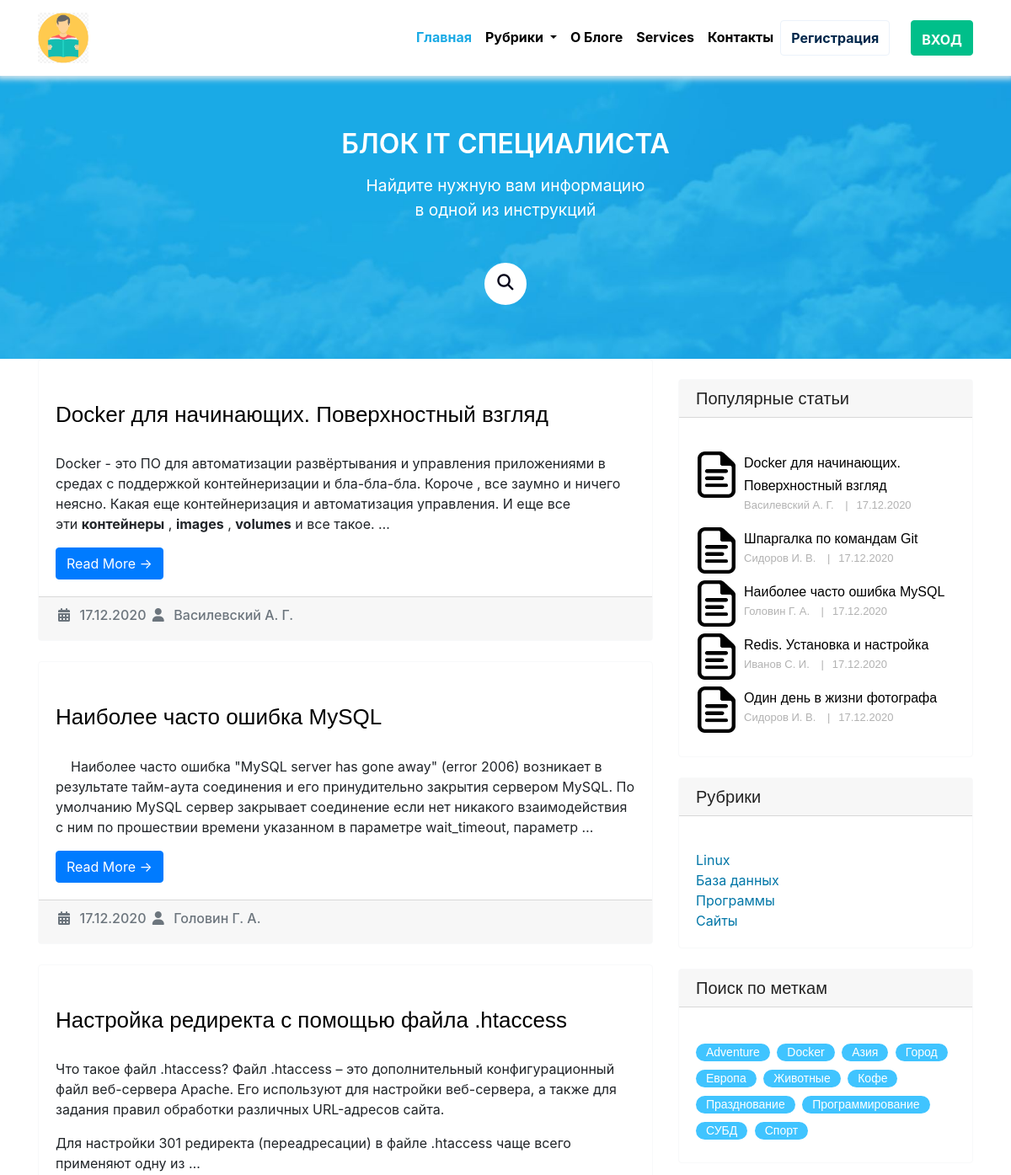
/ (upper part), run on an earlier commit of the app's database.
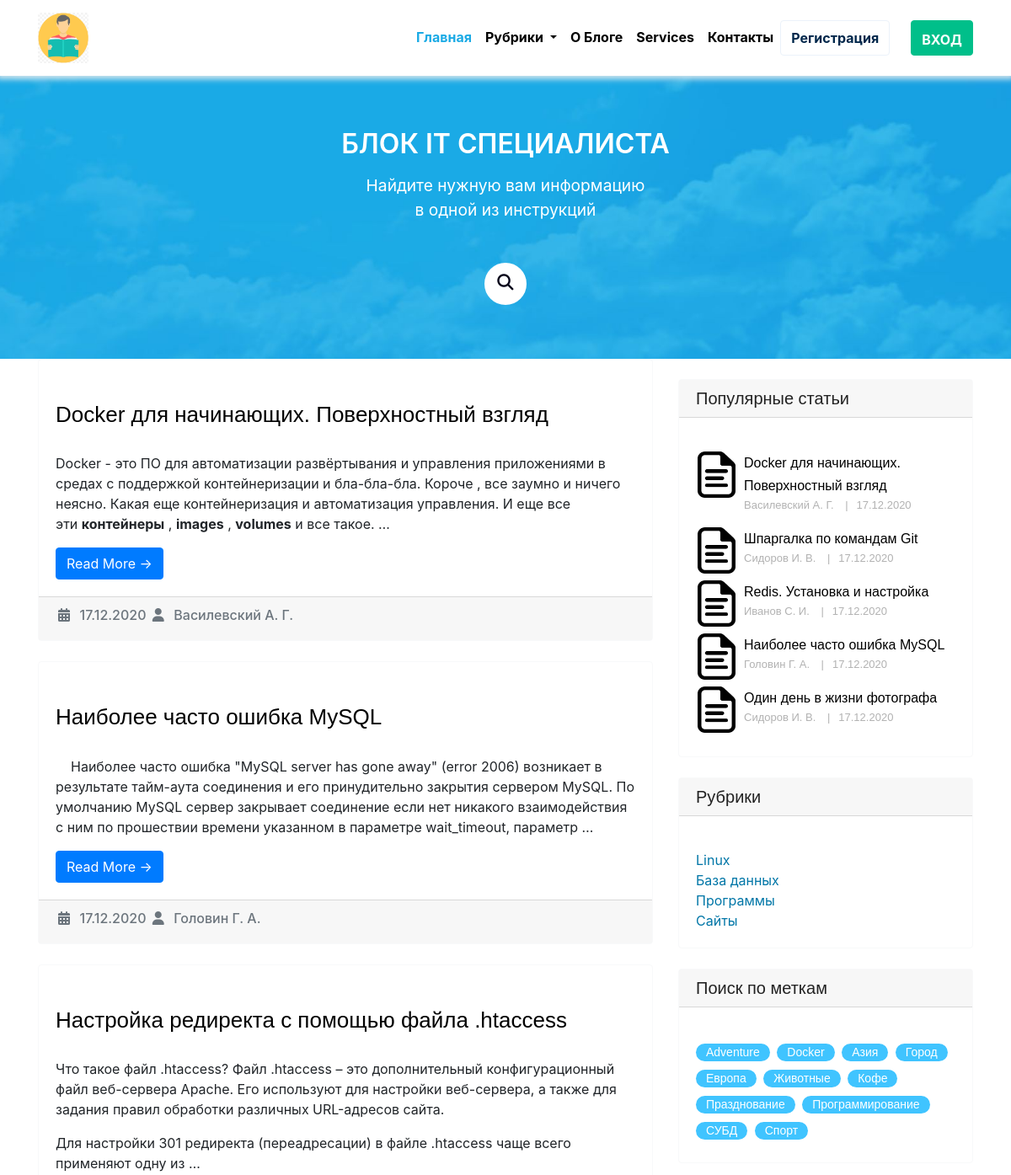
And on a later commit of the database.
### blog/models.py (models this page shows, shortened)
class Post(models.Model):
    title = models.CharField(max_length=255, verbose_name='Наименование')
    slug = models.SlugField(max_length=255, verbose_name='Url', unique=True)
    author = models.CharField(max_length=100, verbose_name='Автор')
    content = models.TextField()
    created_at = models.DateTimeField(auto_now_add=True, verbose_name='Опубликовано')
    photo = models.ImageField(upload_to='photos/%Y/%m/%d/', blank=True, verbose_name='Фото')
    views = models.IntegerField(default=0, verbose_name='Кол-во просмотров')
    category = models.ForeignKey(Category, on_delete=models.PROTECT, related_name='posts', verbose_name='Категория')
    tags = models.ManyToManyField(Tag, blank=True, related_name='posts', verbose_name='Tags')
    status = models.BooleanField(default=False, verbose_name='Статус')
    def get_absolute_url(self):
        return reverse('post', kwargs={"slug": self.slug})
    class Meta:
        verbose_name = 'Статья(ю)'
        verbose_name_plural ='Статьи'
        ordering = ['-created_at']

class Category(models.Model):
    title = models.CharField(max_length=255, verbose_name='Наименование')
    slug = models.SlugField(max_length=255, verbose_name='Url', unique=True)
    def get_absolute_url(self):
        return reverse('category', kwargs={"slug": self.slug})
    class Meta:
        verbose_name = 'Категория(ю)'
        verbose_name_plural ='Категории'
        ordering = ['title']

class Tag(models.Model):
    title = models.CharField(max_length=60, verbose_name='Наименование')
    slug = models.SlugField(max_length=50, verbose_name='Url', unique=True)
    def get_absolute_url(self):
        return reverse('tag', kwargs={"slug": self.slug})
    class Meta:
        verbose_name = 'Тег'
        verbose_name_plural ='Теги'
        ordering = ['title']

### blog/views.py (the view)
# urls.py: path('',Home.as_view() , name='home'),
class Home(ListView):
    model = Post
    template_name = 'blog/index.html'
    context_object_name = 'posts'
    paginate_by = 4
    def get_queryset(self):
        return Post.objects.filter(status=True)
    def get_context_data(self, *, object_list=None, **kwargs):
        context = super().get_context_data(**kwargs)
        context['title'] = 'Blog IT Специалиста'
        return context

### blog/templatetags/category.py (called while the page is built)
@register.inclusion_tag('blog/category_tpl.html')
def show_category():
    categories = Category.objects.all()
    return {"categories": categories}

@register.inclusion_tag('blog/menu_category_tpl.html')
def show_menu_category():
    categories = Category.objects.all()
    return {"categories": categories}

### blog/templatetags/sidebar.py (called while the page is built)
@register.inclusion_tag('blog/popular_posts_tpl.html')
def get_popular(cnt=3):
    posts = Post.objects.filter(status=True).order_by('-views')[:cnt]
    return {"posts": posts}

@register.inclusion_tag('blog/tags_tpl.html')
def get_tags():
    tags = Tag.objects.all()
    return {"tags": tags}

### subscription/templatetags/subscription_tags.py (called while the page is built)
@register.inclusion_tag("subscription/tags/form.html")
def subscription_form():
    return {"subscription_form": SubscriptionForm()}

### blog/templates/blog/index.html (shortened to what this page needs)
{% extends 'base.html' %}
{% load static %}
{% load sidebar %}
{% load category %}
{% block content %}
<section class="wrapper info-section">
	<div class="container 50%">
		<section>
			<header class="major">
				<h1>Блок IT специалиста</h1>
				<p>Найдите нужную вам информацию<br>в одной из инструкций</p>
			</header>
			<div class="row">
				<div class="12u 12u$(small)">
					<form action="{% url 'search' %}" method="GET">
            <i class="fa fa-search"></i>
          </form>
				</div>
			</div>
		</section>
	</div>
</section>
 <div class="container">
    <div class="row">
      <div class="col-md-8">
        {% for post in posts %}
        <div class="card border-light mb-4">
          <div class="card-body">
            <h4 class="card-title">{{ post.title }}</h4>
            <p class="card-text">{{ post.content|truncatewords_html:40|safe }}</p>
            <a href="{{ post.get_absolute_url }}" class="btn btn-primary">Read More &rarr;</a>
          </div>
          <div class="card-footer text-muted">
            <h6><i class="fa fa-calendar fa-fw"></i>&nbsp;&nbsp;{{ post.created_at|date:"d.m.Y" }}
              {% if post.author %}
                  <i class="fa fa-user fa-fw"></i>&nbsp;&nbsp;{{ post.author }}</h6>
              {% else %}
                  <i class="fa fa-user fa-fw"></i>&nbsp;&nbsp;Нет автора</h6>
              {% endif %}
          </div>
        </div>
        {% endfor %}
      </div>
      <div class="col-md-4">
      {% get_popular 5 %}
      {% show_category %}
      {% get_tags %}
      </div>
    </div>
  </div>
{% endblock %}

### templates/base.html (shortened to what this page needs)
{% load static %}
{% load cache %}
<!DOCTYPE html>
<html lang="en">
<head>
  <link rel="stylesheet" href="https://use.fontawesome.com/releases/v5.7.1/css/all.css">
  <link href="{% static 'vendor/bootstrap/css/bootstrap.min.css' %}" rel="stylesheet">
  <link href="{% static 'blog-home.css' %}" rel="stylesheet">
</head>
<body>
        {% cache 20 header %}
        {% include 'inc/_header.html' %}
        {% endcache %}
        {% block content %}{% endblock %}
</body>
</html>

### templates/inc/_header.html (shortened to what this page needs)
{% load static %}
{% load category %}
<nav class="navbar navbar-expand-lg navbar-light fixed-top" style="background-color: #fff;">
    <div class="container">
      <a class="navbar-brand" href="{% url 'home' %}"><img src="{% static 'img/student-education.png' %}"></a>
      <div class="collapse navbar-collapse" id="navbarResponsive">
        <ul class="navbar-nav ml-auto">
          <li class="nav-item active">
            <a class="nav-link" href="{% url 'home' %}">Главная
            </a>
          </li>
          <li class="nav-item dropdown">
            <a class="nav-link dropdown-toggle" href="#" id="navbarDropdown" role="button" data-toggle="dropdown" aria-haspopup="true" aria-expanded="false">
              Рубрики
            </a>
          </li>
          <li class="nav-item">
            <a class="nav-link" href="#">О Блоге</a>
          </li>
          <li class="nav-item">
            <a class="nav-link" href="#">Services</a>
          </li>
          <li class="nav-item">
            <a class="nav-link" href="#">Контакты</a>
          </li>
          {% if not user.is_authenticated %}
          <li class="nav-item">
            <a class="btn white-btn" href="#">Регистрация</a>
          </li>
          {% endif %}
          {% if user.is_authenticated %}
          <li class="nav-item dropdown">
            <a class="nav-link dropdown-toggle" href="#" id="navbarDropdown" role="button" data-toggle="dropdown" aria-haspopup="true" aria-expanded="false">
              {{ user.first_name }} {{ user.last_name }}
            </a>
            <div class="dropdown-menu" aria-labelledby="navbarDropdown">
              <a class="dropdown-item" href="{% url 'profile' %}">Профиль</a>
              <a class="dropdown-item" href="{% url 'logout' %}">Выход</a>
            </div>
          </li>
          {% else %}
          <li class="nav-item">
            <a class="btn green-btn" href="{% url 'login' %}">Вход</a>
          </li>
          {% endif %}
        </ul>
      </div>
    </div>
  </nav>

### blog/templates/blog/popular_posts_tpl.html
{% load static %}
<div class="card border-light my-4">
    <h5 class="card-header">Популярные статьи</h5>
    <div class="card-body">
        {% for post in posts %}
        <div class="portfolio-item-popular">
            <img src="{% static 'img/paper-icon.png' %}" alt="{{ post.title }}">
            <div class="portfolio-text">
                <h5><a href="{{ post.get_absolute_url }}">{{ post.title }}</a></h5>
                <p>{{ post.author }} <span>|</span>{{ post.created_at|date:"d.m.Y" }}</p>
            </div>
        </div>
        {% endfor %}
    </div>
  </div>

### blog/templates/blog/category_tpl.html
  <div class="card border-light my-4">
    <h5 class="card-header">Рубрики</h5>
    <div class="card-body">
      <div class="row">
        <div class="col-lg-6">
          <ul class="list-unstyled mb-0">
            {% for item in categories %}
            <li><a href="{{ item.get_absolute_url }}">{{ item.title }}</a></li>
            {% endfor %}
          </ul>
        </div>
      </div>
    </div>
  </div>

### blog/templates/blog/tags_tpl.html
<div class="card  border-light my-4">
  <h5 class="card-header">Поиск по меткам</h5>
  <div class="card-body">
    <div class="tags">
        {% for tag in tags %}
        <p><a href="{{ tag.get_absolute_url }}">{{ tag.title }}</a></p>
        {% endfor %}
    </div>
  </div>
</div>

### templates/inc/_footer.html (shortened to what this page needs)
{% load subscription_tags %}

### siteblog/static/blog-home.css (style rules this page uses)
body { padding-top: 56px; }
a { color: #0076a7; }
.portfolio-item-popular { padding-left: 2px; }
.portfolio-item-popular img { float: left; height: 55px; width: 45px; }
.portfolio-item-popular .portfolio-text { margin-left: 55px; }
.portfolio-item-popular .portfolio-text h5 { margin: 0 }
.portfolio-item-popular .portfolio-text h5 a { color: #000; font-family: Arial, sans-serif; font-size: 16px; font-weight: 500; line-height: 27px; text-decoration: none; }
.portfolio-item-popular .portfolio-text p { font-family: Arial, sans-serif; font-size: 13px; font-weight: 500; line-height: 20px; color: #b2b2b2; }
.portfolio-item-popular .portfolio-text p span { margin: 0 10px; }
.tags p { background: #40c4ff none repeat scroll 0 0; border-radius: 15px; display: inline-block; font-family: Arial, sans-serif; font-size: 14px; font-weight: 500; margin-right: 4px; padding: 0 12px; margin-bottom: 7px; }
.tags p a { color: #fff; display: inline-block; text-decoration: none; }
.navbar { box-shadow: 0 0 7px 4px rgba(241, 239, 239, 0.87); padding: 10px; background: #f3f2ef; }
.navbar-brand img { height: 60px; width: auto; }
.navbar-light .navbar-nav .nav-link { font-weight: 700; font-size: 16px; color: #000; }
.navbar-light .navbar-nav .active > .nav-link { color: #1aaae5; }
.info-section { text-align: center; background-color: #1aaae5; background-image: url(img/bg-images.jpeg); background-position: center center; -webkit-background-size: cover; background-size: cover; background-repeat: repeat-x; padding-top: 1.75em; padding-bottom: 1em; }
.wrapper { padding: 4em 0em 4em; padding-top: 4em; padding-bottom: 4em; }
header.major { text-align: center; margin-bottom: 3em; }
.info-section header.major h1 { margin-top: 0.5em; padding-top: 0.5em; color: #fff; }
header.major h1 { font-size: 2em; font-weight: 600; margin-bottom: 0.5em; text-transform: uppercase; }
.info-section header.major p { color: #fff; text-align: center; font-size: 1.2em; }
.\31 2u, .\31 2u\$ { width: 100%; clear: none; margin-left: 0; }
.info-section form { position: relative; top: 50%; left: 50%; transform: translate(-50%,-50%); transition: all 1s; width: 50px; height: 50px; background: white; box-sizing: border-box; border-radius: 25px; border: 4px solid white; padding: 5px; }
.info-section .fa { box-sizing: border-box; padding: 10px; width: 42.5px; height: 42.5px; position: absolute; top: 0; right: 0; border-radius: 50%; color: #07051a; text-align: center; font-size: 1.2em; transition: all 1s; }
.card-body .card-title { color: #010101; font-family: Arial, sans-serif; font-size: 26px; font-weight: 500; margin-bottom: 30px; margin-top: 30px; }
.card-header { color: #222; font-weight: 500; line-height: 1em; margin: 0 0 1em 0; font-family: "Exo 2", sans-serif; }
.green-btn { transition: all 375ms; text-decoration: none; background: #00bf8a; max-width: 120px; font-weight: 700; font-size: 16px; text-transform: uppercase; color: #fff; border: 1px solid #00bf8a; padding-top: 0.6rem; }
.white-btn { border: 1px solid #ebf2fa; color: #00274b; max-width: 162px; margin-right: 25px; font-weight: 700; font-size: 16px; padding-top: 0.5rem; padding-bottom: 0.5rem; background: #fff; box-sizing: border-box; }

What changed in the data, as far as the page shows it:
changed Post "Redis. Установка и настройка": moves up the list
